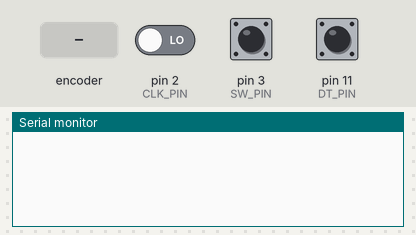
Bench run of a sketch on a simulated Arduino Uno, built with avr-gcc and run on an emulated ATmega328P. On the bench: the last lines printed to the serial monitor. Inputs (shaded band) come from the test bench; at power-on: pin 3 (SW_PIN) HIGH, pin 2 (CLK_PIN) LOW, pin 11 (DT_PIN) HIGH.

Above: at 1.2 s.
1.3 s: rotary encoder on pin 2 (CLK_PIN) / pin 11 (DT_PIN) turned 1 step (first pin leading)
At 2.1 s:
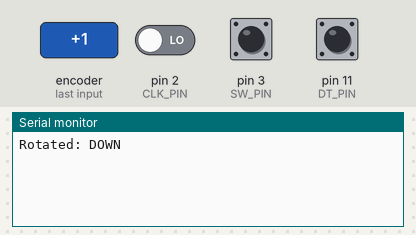
3.0 s: pin 3 (SW_PIN) pulled LOW for 0.15 s
At 4.2 s:
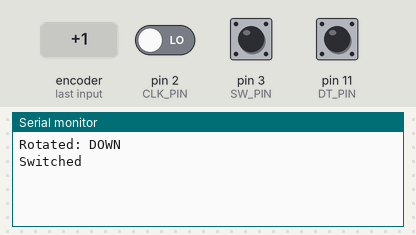
4.6 s: rotary encoder on pin 2 (CLK_PIN) / pin 11 (DT_PIN) turned 2 steps (second pin leading)
At 5.9 s:
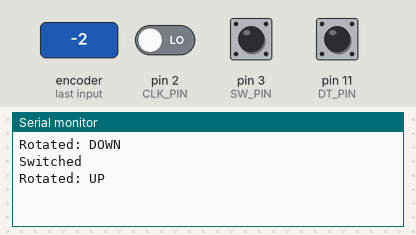

The sketch:

RotaryEncoder.ino
```cpp
#define CLK_PIN 2
#define  DT_PIN 11
#define  SW_PIN 3

volatile boolean turnDetected;
volatile boolean isUp;


void rotaryEncoder ()  {
  turnDetected = true;
  isUp = (digitalRead(CLK_PIN) == digitalRead(DT_PIN));
}

void rotarySwitch()  {
  Serial.println("Switched");
}

void setup() {
  pinMode(CLK_PIN, INPUT);
  pinMode(DT_PIN, INPUT);
  pinMode(SW_PIN, INPUT_PULLUP);

  Serial.begin(9600);

  attachInterrupt (digitalPinToInterrupt(CLK_PIN), rotaryEncoder, CHANGE);
  attachInterrupt (digitalPinToInterrupt(SW_PIN), rotarySwitch, FALLING);
}

void loop() {

  if(turnDetected) {
    Serial.print("Rotated: ");
    if(isUp) {
      Serial.println("UP");
    } else {
      Serial.println("DOWN");
    }
    turnDetected = false;
  }


  delay(500);

}
```

Measured:
- after the input at 1.3 s, the serial monitor: prints a new line after 0.20 s (image 1)
- after the input at 3.0 s, the serial monitor: prints a new line at once (image 2)
- after the input at 4.6 s, the serial monitor: prints a new line after 0.40 s (image 3)
